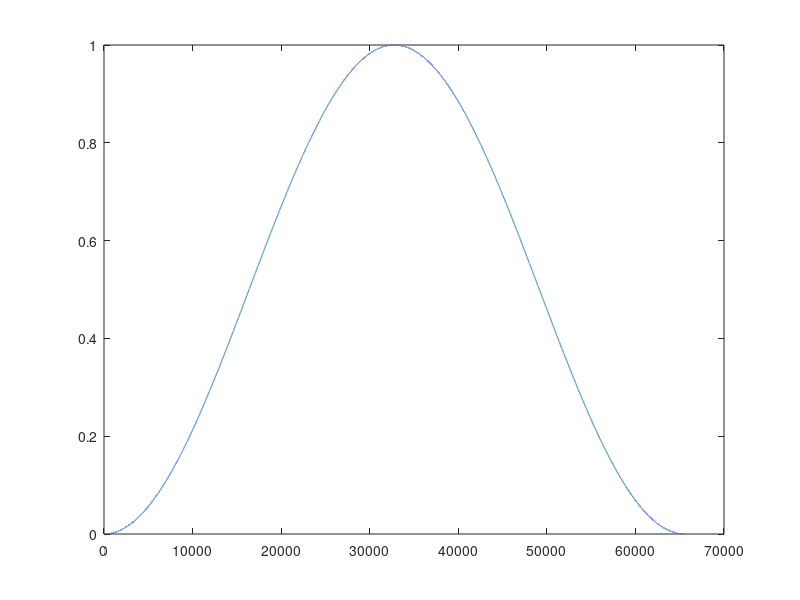

Recreate this plot in MATLAB. (Note: this script raises an error after producing the figure.)
samplingFreq = 50*10^6; % sampling frequency
f = 2; % number of overlapping signals
Window_Size = 65536; % size of window to cross multiply
Num_Of_Antennas = 2;
signal_frequency = 32400; % radians/sec
signal_time = 1; % in seconds
N = signal_time/(1/samplingFreq) % total samples in input signal
Nfft = Window_Size/2 % total samples in FFT output
Num_Of_Windows_Per_Signal = ceil(N/Window_Size);
Number_Of_Signals = Num_Of_Antennas*f
Number_Of_Antenna_Signals = Num_Of_Antennas*f;
Number_Of_Complex_Multiplications = 1/2*(Number_Of_Antenna_Signals-1)*Number_Of_Antenna_Signals
signal_to_noise_input = 1; % multiplied to noise then added to signal
t = linspace(0,signal_time,N);
% Signal_no_noise = [(sin(signal_frequency*t(N/3:N*2/3-1)) + 20*sin((signal_frequency-1000)*t(N/3:N*2/3-1)))];
% input_hanning = [ 1/2-(1/2)*cos(2*pi*(1:N/3)/(N/3))];
% Signal_no_noise = Signal_no_noise.*input_hanning;
figure(1);
plot(t);
Signal_no_noise = (sin(signal_frequency*t) + 20*sin((signal_frequency-1000)*t));
windowcoef = (N/2)/f; % commonly used constant
fs = linspace(0,1,Nfft);
%Signals = zeros(Num_Of_Antennas,N);
Signalf = zeros(Num_Of_Windows_Per_Signal,Window_Size);
Signalfft = zeros(Number_Of_Antenna_Signals,Nfft);
Signalmul = zeros(Number_Of_Complex_Multiplications,Nfft);
Signalout = zeros(1,Nfft);
analysis_filter = sinc(((1:Window_Size)-Window_Size/2)/Window_Size);
HanningWindow = 1/2-(1/2)*cos(2*pi*(1:Window_Size)/Window_Size);
pre_filter = analysis_filter.*HanningWindow;
figure(1);
plot(HanningWindow);
% iterate every other signal

% Set up realtime signals
for x = 1:Num_Of_Antennas
    noise = 2*rand(1,N)-1;
    % EDIT: added delay on signals as antenna increases
%     TEMP = [zeros(1,10*x) Signal_no_noise zeros(1,N*2/3+1-(10*x))];
    Signalt = noise+(Signal_no_noise/signal_to_noise_input);
    % create overlap sequences:
    
    for y = 1:f
        start = 1;
        window_c = ((1/f)*y)*Window_Size;
        i = 1;
        TEMP = zeros(1,Window_Size);
        while window_c < N
            Signalf(i,:) = [zeros(1,Window_Size-(window_c-start)) (Signalt(start:(window_c-1)))];
            % add prefilter
            Signalf(i,:) = hilbert(Signalf(i,:).*pre_filter);
            %TEMP = fft(Signalf);
            %Signalfft((x),i,:) = TEMP(1:Nfft);
            start = window_c;
            window_c = window_c + Window_Size;
            TEMP = TEMP + Signalf(i,:);
            i = i +1;
        end
        TEMP = fft(TEMP);
        Signalfft(x,:) = TEMP(1:Nfft);
    end
end

%experimental!!!!
% multiply and add
z = 1; % holds position, computation too complex for indices here.
for x = 1:Number_Of_Antenna_Signals
    for y = x:Number_Of_Antenna_Signals
        Signalmul(z,:) = Signalfft(x,:).*Signalfft(y,:)/Nfft;
        z=z+1;
    end
end

for x = 1:Number_Of_Complex_Multiplications
    Signalout = Signalmul(x,:)+Signalout;
end

Signalout = Signalout/Number_Of_Complex_Multiplications;


figure(1);
plot(t,Signal_no_noise);
% figure(2);
% plot(t(1:Window_Size),(pre_filter));
% figure(3);
% plot(t(1:Window_Size),(HanningWindow));
%figure(19);
%plot(fs,20*log(abs(Signalout)));
%Signalout = ifft(Signalout,N);
%figure (20);
%plot(t,20*log(abs(Signalout)));
figure (21);
stem(t,(angle(Signalout)));
